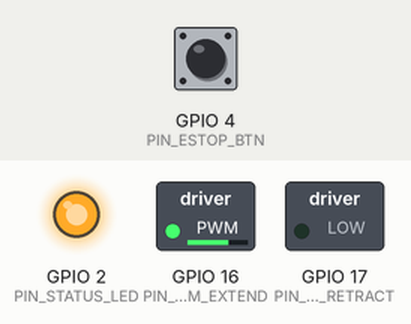
Bench run of a sketch on a simulated ESP32. On the bench: switched loads named in the sketch (green lamp = pin HIGH), output pins drawn as LEDs (lit = HIGH). Inputs (shaded band) come from the test bench; at power-on: GPIO 4 (PIN_ESTOP_BTN) HIGH.

Above: at 1.2 s.
1.3 s: GPIO 4 (PIN_ESTOP_BTN) pulled LOW for 0.15 s
At 1.8 s:
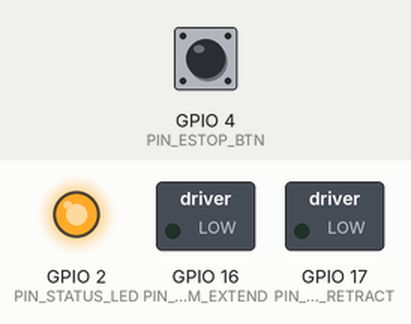
At 2.4 s:
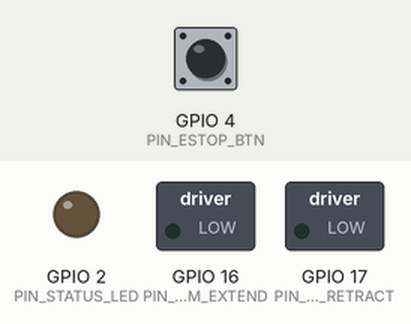
4.4 s: GPIO 4 (PIN_ESTOP_BTN) pulled LOW for 1 s
At 4.85 s:
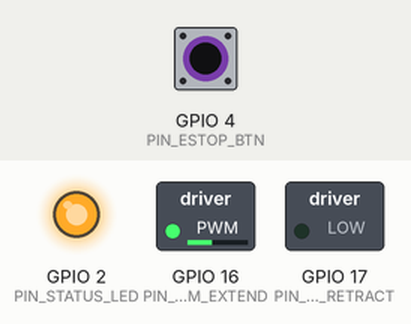
Timing chart, 0 to 14.4 s (numbered marks = the images above; inputs shaded):
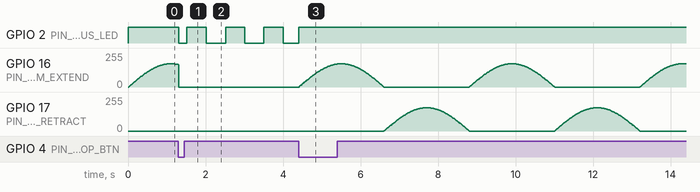

The sketch:

crib_rocker.ino
```cpp
/**
 * Crib Rocker Firmware (ESP32 + IBT-2 / L298N H-Bridge + 12V Linear Actuator)
 * Sine-wave soft-start/soft-stopPWM velocity profiling for gentle side-to-side crib rocking.
 */

#include <Arduino.h>
#include <math.h>

constexpr int PIN_PWM_EXTEND  = 16;  // RPWM / IN1
constexpr int PIN_PWM_RETRACT = 17;  // LPWM / IN2
constexpr int PIN_ESTOP_BTN   = 4;   // Active-LOW emergency stop button on windowsill pod
constexpr int PIN_STATUS_LED  = 2;   // Status LED

constexpr int PWM_FREQ_HZ     = 20000; // 20 kHz ultrasonic PWM (silent, no coil whine)
constexpr int PWM_RES_BITS    = 8;     // 0..255
constexpr uint8_t MAX_DUTY    = 175;   // Gentle speed cap (~68% duty)
constexpr uint32_t HALF_CYCLE_MS = 2200; // 2.2s extend + 2.2s retract (~13.6 rocks/min)

volatile bool g_paused = false;

void IRAM_ATTR onEstopPress() {
  g_paused = !g_paused;
}

void stopActuator() {
  analogWrite(PIN_PWM_EXTEND, 0);
  analogWrite(PIN_PWM_RETRACT, 0);
}

void setup() {
  pinMode(PIN_PWM_EXTEND, OUTPUT);
  pinMode(PIN_PWM_RETRACT, OUTPUT);
  pinMode(PIN_STATUS_LED, OUTPUT);
  pinMode(PIN_ESTOP_BTN, INPUT_PULLUP);
  attachInterrupt(digitalPinToInterrupt(PIN_ESTOP_BTN), onEstopPress, FALLING);

  analogWriteFrequency(PIN_PWM_EXTEND, PWM_FREQ_HZ);
  analogWriteFrequency(PIN_PWM_RETRACT, PWM_FREQ_HZ);
  stopActuator();
  digitalWrite(PIN_STATUS_LED, HIGH);
}

void loop() {
  if (g_paused) {
    stopActuator();
    digitalWrite(PIN_STATUS_LED, (millis() / 500) % 2);
    delay(20);
    return;
  }

  digitalWrite(PIN_STATUS_LED, HIGH);
  uint32_t t_cycle = millis() % (2 * HALF_CYCLE_MS);
  bool extending = (t_cycle < HALF_CYCLE_MS);
  float phase = float(t_cycle % HALF_CYCLE_MS) / float(HALF_CYCLE_MS); // 0.0 -> 1.0

  // Smooth half-sine velocity envelope: zero jerk at turnaround endpoints
  uint8_t duty = uint8_t(MAX_DUTY * sinf(phase * M_PI));

  if (extending) {
    analogWrite(PIN_PWM_RETRACT, 0);
    analogWrite(PIN_PWM_EXTEND, duty);
  } else {
    analogWrite(PIN_PWM_EXTEND, 0);
    analogWrite(PIN_PWM_RETRACT, duty);
  }
  delay(15);
}
```

Measured:
- after the input at 1.3 s, GPIO 2 (PIN_STATUS_LED): HIGH → LOW at once, then repeats every 1.0 s: HIGH 0.50 s, LOW 0.50 s; GPIO 17 (PIN_PWM_RETRACT): stays 0/255 (without the input it goes to 3/255 after 0.92 s)
